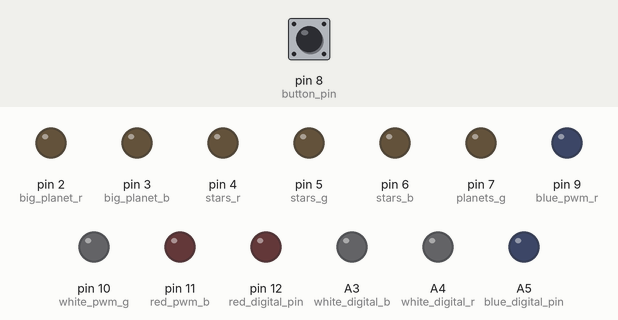
This sketch was run on a simulated Arduino Uno, built with avr-gcc and run on an emulated ATmega328P. On the bench: output pins drawn as LEDs (lit = HIGH). Inputs (shaded band) come from the test bench; at power-on: pin 8 (button_pin) HIGH. What the sketch prints to the serial monitor is not drawn.

Above: at 1.3 s.
1.4 s: pin 8 (button_pin) pulled LOW for 0.15 s
At 1.9 s:
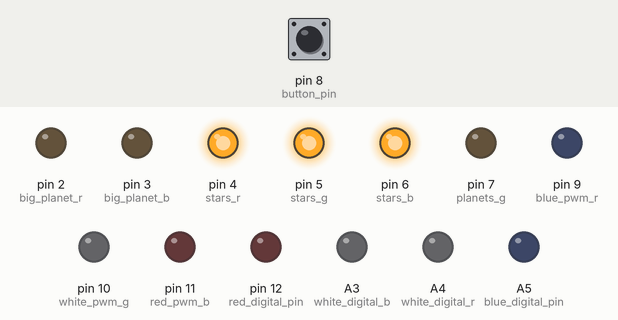
3.0 s: pin 8 (button_pin) pulled LOW for 1 s
At 3.8 s:
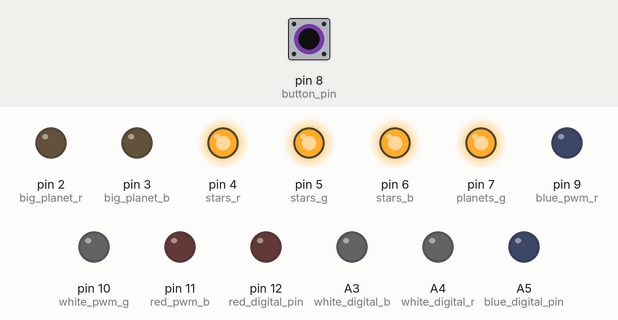
5.5 s: pin 8 (button_pin) pulled LOW for 0.15 s
At 6.3 s:
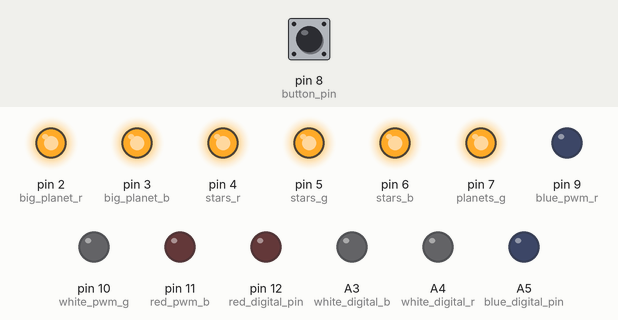
7.1 s: pin 8 (button_pin) pulled LOW for 3.2 s
At 8.1 s:
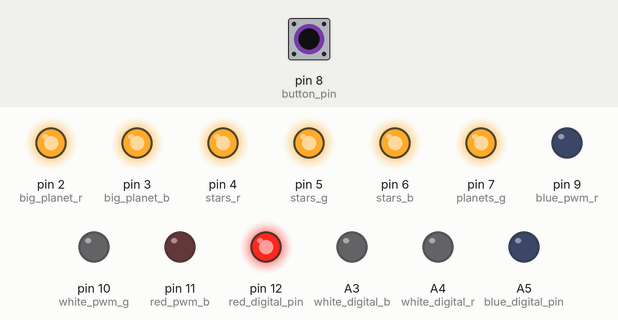
11.8 s: pin 8 (button_pin) pulled LOW for 0.15 s
At 12.2 s:
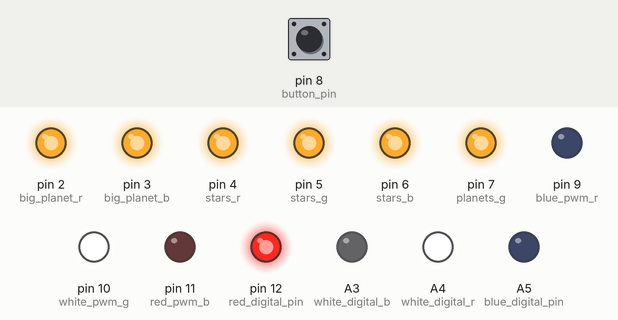
13.4 s: pin 8 (button_pin) pulled LOW for 1 s
At 14.1 s:
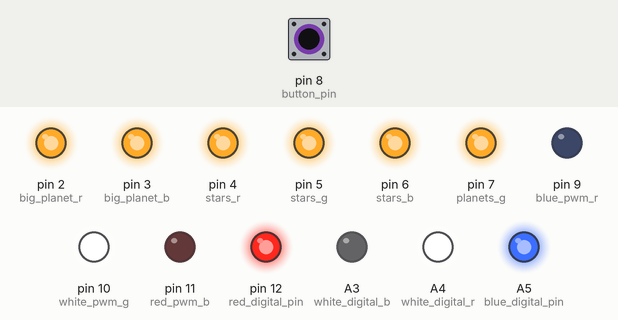
Timing chart, 0 to 16.4 s (numbered marks = the images above; inputs shaded):
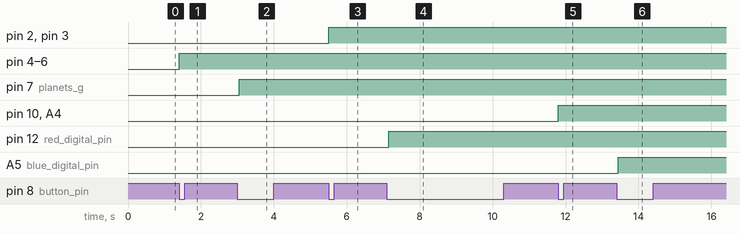

Measured:
- after the input at 1.4 s, pin 4 (stars_r), pin 5 (stars_g), pin 6 (stars_b): LOW → HIGH at once
- after the input at 3.0 s, pin 7 (planets_g): LOW → HIGH after 0.05 s
- after the input at 5.5 s, pin 2 (big_planet_r), pin 3 (big_planet_b): LOW → HIGH at once
- after the input at 7.1 s, pin 12 (red_digital_pin): LOW → HIGH after 0.05 s
- after the input at 11.8 s, pin 10 (white_pwm_g), A4 (white_digital_r): LOW → HIGH at once
- after the input at 13.4 s, A5 (blue_digital_pin): LOW → HIGH after 0.05 s

The sketch:

chairmans_cart_2019.ino
```cpp
/*
    Title : Chairmans Cart Code 2019
    Hardware : Arduino Uno
    Author : Cole Roof
    Version : 3-23-19
*/

// Button that chairmans person will press
#define button_pin 8

// All of the PWM pins
// These are the pins that will fade
#define red_pwm_b 11
#define white_pwm_g 10
#define blue_pwm_r 9

// All of the digital pins for the border
// These will either be on or off
#define red_digital_pin 12
#define white_digital_r A4
#define white_digital_b A3
#define blue_digital_pin A5

// Below are the pins for the front panel
// All of them are digital

// Big planet it purple
#define big_planet_r 2
#define big_planet_b 3
// Stars are white
#define stars_r 4
#define stars_g 5
#define stars_b 6
// The middle small planets are green
#define planets_g 7

// Constants for the PWMS
#define PWM_FULL 0xff
#define PWM_OFF 0x00

// This is the variable that keeps track of what part of
// the speech they are in
uint8_t button_counter;
// A debounce variable
bool allowed_to_trigger;

void setup()
{
    Serial.begin(9600);
    Serial.println("Chairmans Cart Initialized");

    // This button is triggered when it is connected to ground
    // Hence the pullup resistor
    pinMode(button_pin, INPUT_PULLUP);

    pinMode(red_digital_pin, OUTPUT);
    pinMode(red_pwm_b, OUTPUT);

    pinMode(blue_pwm_r, OUTPUT);
    pinMode(blue_digital_pin, OUTPUT);

    pinMode(white_digital_r, OUTPUT);
    pinMode(white_pwm_g, OUTPUT);
    pinMode(white_digital_b, OUTPUT);

    pinMode(stars_r, OUTPUT);
    pinMode(stars_g, OUTPUT);
    pinMode(stars_b, OUTPUT);

    pinMode(big_planet_r, OUTPUT);
    pinMode(big_planet_b, OUTPUT);

    pinMode(planets_g, OUTPUT);

    // Init vars
    button_counter = 0;
    allowed_to_trigger = true;

    // Makes sure that at startup all of the lights are off`
    turn_all_off();

    // Slight pause for to catch up
    delay(100);
}

void loop()
{
    //Button pressed && the debounce has been reset
    if (digitalRead(button_pin) == 0 && allowed_to_trigger)
    {
        button_counter++;
        order_of_operations(button_counter);
        allowed_to_trigger = false;
    }
    // Button not pressed
    else if (digitalRead(button_pin))
    {
        // Allow the button the be pressed again
        allowed_to_trigger = true;
        delay(100);
    }
}

void order_of_operations(uint8_t count)
{
    switch (count)
    {
    case 1:
        // Show stars
        digitalWrite(stars_r, HIGH);
        digitalWrite(stars_g, HIGH);
        digitalWrite(stars_b, HIGH);
        break;
    case 2:
        // Show planets
        digitalWrite(planets_g, HIGH);
        break;
    case 3:
        // Show big planet
        digitalWrite(big_planet_r, HIGH);
        digitalWrite(big_planet_b, HIGH);
        break;
    case 4:
        trigger_red_leds();
        // Serial.println( "Triggered Red LEDs" );
        break;
    case 5:
        trigger_white_leds();
        // Serial.println( "Triggered White LEDs" );
        break;
    case 6:
        trigger_blue_leds();
        // Serial.println( "Triggered Blue LEDs" );
        break;
    case 7:
        // Serial.println( "About to fade to purple" );
        fade_all_to_purple();
        // Serial.println( "Fadded to purple" );
        break;
    case 8:
        // This is a saftey press so the lights don't turn off by accident
        break;
    case 9:
        // This is also a saftey press so the lights don't turn off by accident
        break;
    case 10:
        turn_all_off();
        Serial.println("Turnned all leds off");
        Serial.println("Chairmans cart finished");
        break;
    }
}

void trigger_white_leds()
{
    // full value white needs all pins to be turned to full

    digitalWrite(white_digital_r, HIGH);
    analogWrite(white_pwm_g, PWM_FULL);
    analogWrite(white_digital_b, HIGH);
}

void trigger_red_leds()
{
    // full red value

    digitalWrite(red_digital_pin, HIGH);
    // No green pin for digitaltrip
    // Blue Pin should not be triggered for this call
}

void trigger_blue_leds()
{
    // full blue value

    // Red pin should not be tiggered for this call
    // No green pin for this strip
    digitalWrite(blue_digital_pin, HIGH);
}

void fade_all_to_purple()
{
    for (int i = 0; i < PWM_FULL; i++)
    {
        analogWrite(red_pwm_b, i);              // Slowly turns blue on for the red strip
        analogWrite(white_pwm_g, PWM_FULL - i); // Slowly turns green off for the white strip
        analogWrite(blue_pwm_r, i);             // Slowly turns red on for the blue strip
        delay(20);                              // That is a total fade time of 5.1 seconds
                                                // .02s * 255 loop cycles = 5.1s in total
    }
}

void turn_all_off()
{
    // Turn off all of the digital MOSFET pins
    digitalWrite(red_digital_pin, LOW);
    digitalWrite(white_digital_r, LOW);
    digitalWrite(white_digital_b, LOW);
    digitalWrite(blue_digital_pin, LOW);

    //Turn off all of the analog MOSFET pins
    analogWrite(red_pwm_b, PWM_OFF);
    analogWrite(white_pwm_g, PWM_OFF);
    analogWrite(blue_pwm_r, PWM_OFF);

    // Turn off all of the front facing lights
    digitalWrite(stars_r, LOW);
    digitalWrite(stars_g, LOW);
    digitalWrite(stars_b, LOW);

    digitalWrite(planets_g, LOW);

    digitalWrite(big_planet_r, LOW);
    digitalWrite(big_planet_b, LOW);
}
```
